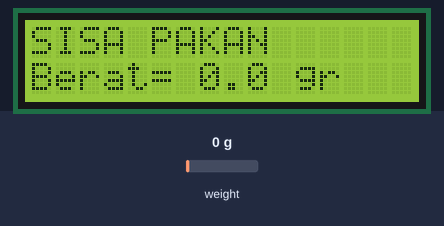
Bench run of a sketch on a simulated Arduino Uno, built with avr-gcc and run on an emulated ATmega328P. Parts: 16×2 character LCD. The inputs (shaded band) are chosen by the test bench; at power-on: weight on the scale 0 g. What the sketch prints to the serial monitor is not drawn.

Above: at 8.1 s.
8.2 s: weight on the scale set to 100 g
At 13.3 s:
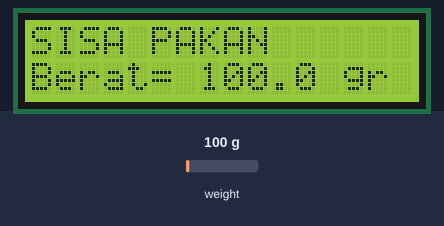
13.6 s: weight on the scale set to 1250 g
At 17.8 s:
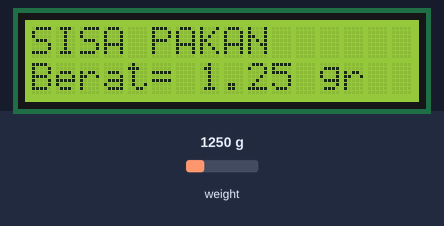
18.4 s: weight on the scale set to 2500 g
At 22.2 s:
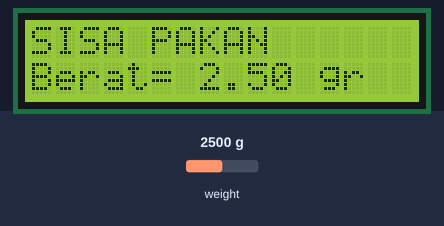
Timing chart, 0 to 23.7 s (numbered marks = the images above; inputs shaded):
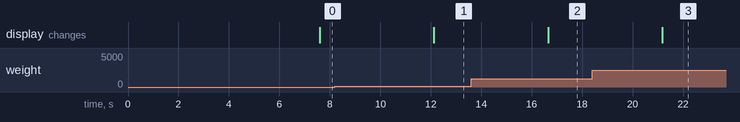

Measured:
- after the input at 8.2 s, the display: changes after 3.9 s (image 1)
- after the input at 13.6 s, the display: changes after 3.0 s (image 2)
- after the input at 18.4 s, the display: changes after 2.8 s (image 3)

The sketch:

loadcell.ino
```cpp
#include "HX711.h"
#include <Wire.h>
#include <LiquidCrystal_I2C.h>

const int LOADCELL_DOUT_PIN = 4;
const int LOADCELL_SCK_PIN = 5;

LiquidCrystal_I2C lcd(0x27, 16, 2);
HX711 scale;

void setup() {
  Serial.begin(9600);
  Serial.println("Pastikan Tidak Ada Beban");
  lcd.init();
  lcd.backlight();
  scale.begin(LOADCELL_DOUT_PIN, LOADCELL_SCK_PIN);
  scale.set_scale(193.15);                      // this value is obtained by calibrating the scale with known weights; see the README for details
  scale.tare(50);				        // reset the scale to 0
  Serial.println("Silahkan Untuk Menimbang");
}

void loop() {
  Serial.print("Berat");
  float berat= scale.get_units(25);
  if(berat<=0.1)
  {
    berat=0.0;
  }
  Serial.println(berat,1);
  if(berat<1000)
  {
  lcd.clear();
  lcd.setCursor(0, 0);
  lcd.print("SISA PAKAN");
  lcd.setCursor(0, 1);
  lcd.print("Berat= ");
  lcd.print(berat,1);
  lcd.print(" gr");
  }
  if(berat>=1000)
  {
  lcd.clear();
  lcd.setCursor(0, 0);
  lcd.print("SISA PAKAN");
  float hasil=berat/1000;
  lcd.setCursor(0, 1);
  lcd.print("Berat= ");
  lcd.print(hasil);
  lcd.print(" gr");
  }
  scale.power_down();
  delay(2000);
  scale.power_up();
}
```
